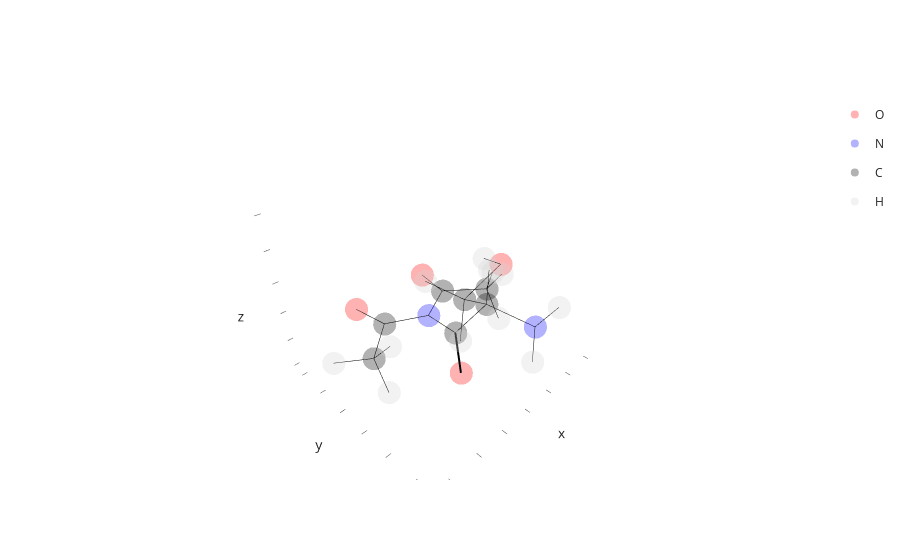

Notebook code cell kept with this figure:
### Markdown cell above
For this example we will choose:
- full details (since it is a small structure)
- only bonds that are relatively "central" 
- a genetic algorithm

### Code cell
from biobuild import optimizers

# step (1)
# make a graph representation of the molecule
graph = new.get_atom_graph() 

# step (2)
# get edges/bonds to rotate around
# we choose only edges/bonds that have at least 10 atoms before and after them
rotatable_edges = graph.find_rotatable_edges(min_descendants=10, min_ancestors=10)

# step (3)
# make an environment
# we use the DistanceRotatron environment
env = optimizers.DistanceRotatron(graph, rotatable_edges)

# step (4)
# run the optimization algorithm
solution, final_eval = optimizers.genetic_optimize(env)

# step (5)
# apply the solution to the molecule
new_optimized = optimizers.apply_solution(solution, env, new)

# and check what it looks like
new.show()

### Figure 1 — Plotly figure (JSON) as saved in the notebook; plotly's stock layout.template omitted (floating-point values rounded to 4 significant figures)
{"data": [{"customdata": [["O1", 1, 1, "UNK", "A"], ["O2", 2, 1, "UNK", "A"], ["O", 17, 2, "SER", "A"], ["OG", 19, 2, "SER", "A"]], "hovertemplate": "atom_element=O<br>x=%{x}<br>y=%{y}<br>z=%{z}<br>atom_id=%{customdata[0]}<br>atom_serial=%{customdata[1]}<br>residue_serial=%{customdata[2]}<br>residue_name=%{customdata[3]}<br>chain_id=%{customdata[4]}<extra></extra>", "legendgroup": "O", "marker": {"color": "red", "opacity": 0.3, "symbol": "circle"}, "mode": "markers", "name": "O", "scene": "scene", "showlegend": true, "type": "scatter3d", "x": [1.413, -1.413, 0.3683, 0.2953], "y": [-1.239, -1.239, 2.406, 3.524], "z": [0.0021, -0.0045, -0.9739, 3.305]}, {"customdata": [["N1", 3, 1, "UNK", "A"], ["N", 14, 2, "SER", "A"]], "hovertemplate": "atom_element=N<br>x=%{x}<br>y=%{y}<br>z=%{z}<br>atom_id=%{customdata[0]}<br>atom_serial=%{customdata[1]}<br>residue_serial=%{customdata[2]}<br>residue_name=%{customdata[3]}<br>chain_id=%{customdata[4]}<extra></extra>", "legendgroup": "N", "marker": {"color": "blue", "opacity": 0.3, "symbol": "circle"}, "mode": "markers", "name": "N", "scene": "scene", "showlegend": true, "type": "scatter3d", "x": [-0.0001, -1.047], "y": [0.6228, 3.838], "z": [0.0038, 0.8175]}, {"customdata": [["C1", 4, 1, "UNK", "A"], ["C2", 5, 1, "UNK", "A"], ["C3", 6, 1, "UNK", "A"], ["C4", 7, 1, "UNK", "A"], ["CA", 15, 2, "SER", "A"], ["C", 16, 2, "SER", "A"], ["CB", 18, 2, "SER", "A"]], "hovertemplate": "atom_element=C<br>x=%{x}<br>y=%{y}<br>z=%{z}<br>atom_id=%{customdata[0]}<br>atom_serial=%{customdata[1]}<br>residue_serial=%{customdata[2]}<br>residue_name=%{customdata[3]}<br>chain_id=%{customdata[4]}<extra></extra>", "legendgroup": "C", "marker": {"color": "black", "opacity": 0.3, "symbol": "circle"}, "mode": "markers", "name": "C", "scene": "scene", "showlegend": true, "type": "scatter3d", "x": [1.234, -1.234, 2.381, -2.381, -0.4608, -0.0002159, 0.7316], "y": [-0.0239, -0.024, 0.9511, 0.9515, 2.554, 1.802, 2.81], "z": [0.0049, -0.0009, -0.0062, 0.0007, 1.226, 0.004032, 2.148]}, {"customdata": [["H2", 8, 1, "UNK", "A"], ["H3", 9, 1, "UNK", "A"], ["H4", 10, 1, "UNK", "A"], ["H5", 11, 1, "UNK", "A"], ["H6", 12, 1, "UNK", "A"], ["H7", 13, 1, "UNK", "A"], ["H", 20, 2, "SER", "A"], ["H2", 21, 2, "SER", "A"], ["HA", 22, 2, "SER", "A"], ["HB2", 23, 2, "SER", "A"], ["HB3", 24, 2, "SER", "A"], ["HG", 25, 2, "SER", "A"]], "hovertemplate": "atom_element=H<br>x=%{x}<br>y=%{y}<br>z=%{z}<br>atom_id=%{customdata[0]}<br>atom_serial=%{customdata[1]}<br>residue_serial=%{customdata[2]}<br>residue_name=%{customdata[3]}<br>chain_id=%{customdata[4]}<extra></extra>", "legendgroup": "H", "marker": {"color": "lightgray", "opacity": 0.3, "symbol": "circle"}, "mode": "markers", "name": "H", "scene": "scene", "showlegend": true, "type": "scatter3d", "x": [3.326, 2.382, 2.287, -2.326, -2.339, -3.329, -0.3237, -1.245, -1.21, 1.48, 1.167, 1.076], "y": [0.4099, 1.507, 1.649, 1.59, 1.571, 0.4071, 4.347, 4.349, 1.965, 3.399, 1.858, 3.663], "z": [0.091, -0.948, 0.8303, -0.8857, 0.9008, -0.0116, 0.3342, 1.665, 1.754, 1.618, 2.451, 3.859]}, {"hoverinfo": "skip", "line": {"color": "black", "width": 1}, "mode": "lines", "showlegend": false, "type": "scatter3d", "x": [1.413, 1.234], "y": [-1.239, -0.0239], "z": [0.0021, 0.0049]}, {"hoverinfo": "skip", "line": {"color": "black", "width": 1}, "mode": "lines", "showlegend": false, "type": "scatter3d", "x": [-1.413, -1.234], "y": [-1.239, -0.024], "z": [-0.0045, -0.0009]}, {"hoverinfo": "skip", "line": {"color": "black", "width": 1}, "mode": "lines", "showlegend": false, "type": "scatter3d", "x": [-0.0001, 1.234], "y": [0.6228, -0.0239], "z": [0.0038, 0.0049]}, {"hoverinfo": "skip", "line": {"color": "black", "width": 1}, "mode": "lines", "showlegend": false, "type": "scatter3d", "x": [-0.0001, -1.234], "y": [0.6228, -0.024], "z": [0.0038, -0.0009]}, {"hoverinfo": "skip", "line": {"color": "black", "width": 1}, "mode": "lines", "showlegend": false, "type": "scatter3d", "x": [-0.0001, -0.0002159], "y": [0.6228, 1.802], "z": [0.0038, 0.004032]}, {"hoverinfo": "skip", "line": {"color": "black", "width": 1}, "mode": "lines", "showlegend": false, "type": "scatter3d", "x": [1.234, 2.381], "y": [-0.0239, 0.9511], "z": [0.0049, -0.0062]}, {"hoverinfo": "skip", "line": {"color": "black", "width": 1}, "mode": "lines", "showlegend": false, "type": "scatter3d", "x": [-1.234, -2.381], "y": [-0.024, 0.9515], "z": [-0.0009, 0.0007]}, {"hoverinfo": "skip", "line": {"color": "black", "width": 1}, "mode": "lines", "showlegend": false, "type": "scatter3d", "x": [2.381, 3.326], "y": [0.9511, 0.4099], "z": [-0.0062, 0.091]}, {"hoverinfo": "skip", "line": {"color": "black", "width": 1}, "mode": "lines", "showlegend": false, "type": "scatter3d", "x": [2.381, 2.382], "y": [0.9511, 1.507], "z": [-0.0062, -0.948]}, {"hoverinfo": "skip", "line": {"color": "black", "width": 1}, "mode": "lines", "showlegend": false, "type": "scatter3d", "x": [2.381, 2.287], "y": [0.9511, 1.649], "z": [-0.0062, 0.8303]}, {"hoverinfo": "skip", "line": {"color": "black", "width": 1}, "mode": "lines", "showlegend": false, "type": "scatter3d", "x": [-2.381, -2.326], "y": [0.9515, 1.59], "z": [0.0007, -0.8857]}, {"hoverinfo": "skip", "line": {"color": "black", "width": 1}, "mode": "lines", "showlegend": false, "type": "scatter3d", "x": [-2.381, -2.339], "y": [0.9515, 1.571], "z": [0.0007, 0.9008]}, {"hoverinfo": "skip", "line": {"color": "black", "width": 1}, "mode": "lines", "showlegend": false, "type": "scatter3d", "x": [-2.381, -3.329], "y": [0.9515, 0.4071], "z": [0.0007, -0.0116]}, {"hoverinfo": "skip", "line": {"color": "black", "width": 1}, "mode": "lines", "showlegend": false, "type": "scatter3d", "x": [-1.047, -0.4608], "y": [3.838, 2.554], "z": [0.8175, 1.226]}, {"hoverinfo": "skip", "line": {"color": "black", "width": 1}, "mode": "lines", "showlegend": false, "type": "scatter3d", "x": [-1.047, -0.3237], "y": [3.838, 4.347], "z": [0.8175, 0.3342]}, {"hoverinfo": "skip", "line": {"color": "black", "width": 1}, "mode": "lines", "showlegend": false, "type": "scatter3d", "x": [-1.047, -1.245], "y": [3.838, 4.349], "z": [0.8175, 1.665]}, {"hoverinfo": "skip", "line": {"color": "black", "width": 1}, "mode": "lines", "showlegend": false, "type": "scatter3d", "x": [-0.4608, -0.0002159], "y": [2.554, 1.802], "z": [1.226, 0.004032]}, {"hoverinfo": "skip", "line": {"color": "black", "width": 1}, "mode": "lines", "showlegend": false, "type": "scatter3d", "x": [-0.4608, 0.7316], "y": [2.554, 2.81], "z": [1.226, 2.148]}, {"hoverinfo": "skip", "line": {"color": "black", "width": 1}, "mode": "lines", "showlegend": false, "type": "scatter3d", "x": [-0.4608, -1.21], "y": [2.554, 1.965], "z": [1.226, 1.754]}, {"hoverinfo": "skip", "line": {"color": "black", "width": 4}, "mode": "lines", "showlegend": false, "type": "scatter3d", "x": [-0.0002159, 0.3683], "y": [1.802, 2.406], "z": [0.004032, -0.9739]}, {"hoverinfo": "skip", "line": {"color": "black", "width": 1}, "mode": "lines", "showlegend": false, "type": "scatter3d", "x": [0.7316, 0.2953], "y": [2.81, 3.524], "z": [2.148, 3.305]}, {"hoverinfo": "skip", "line": {"color": "black", "width": 1}, "mode": "lines", "showlegend": false, "type": "scatter3d", "x": [0.7316, 1.48], "y": [2.81, 3.399], "z": [2.148, 1.618]}, {"hoverinfo": "skip", "line": {"color": "black", "width": 1}, "mode": "lines", "showlegend": false, "type": "scatter3d", "x": [0.7316, 1.167], "y": [2.81, 1.858], "z": [2.148, 2.451]}, {"hoverinfo": "skip", "line": {"color": "black", "width": 1}, "mode": "lines", "showlegend": false, "type": "scatter3d", "x": [0.2953, 1.076], "y": [3.524, 3.663], "z": [3.305, 3.859]}], "layout": {"scene": {"xaxis": {"showgrid": false, "showline": false, "showticklabels": false}, "yaxis": {"showgrid": false, "showline": false, "showticklabels": false}, "zaxis": {"showgrid": false, "showline": false, "showticklabels": false}}}}
